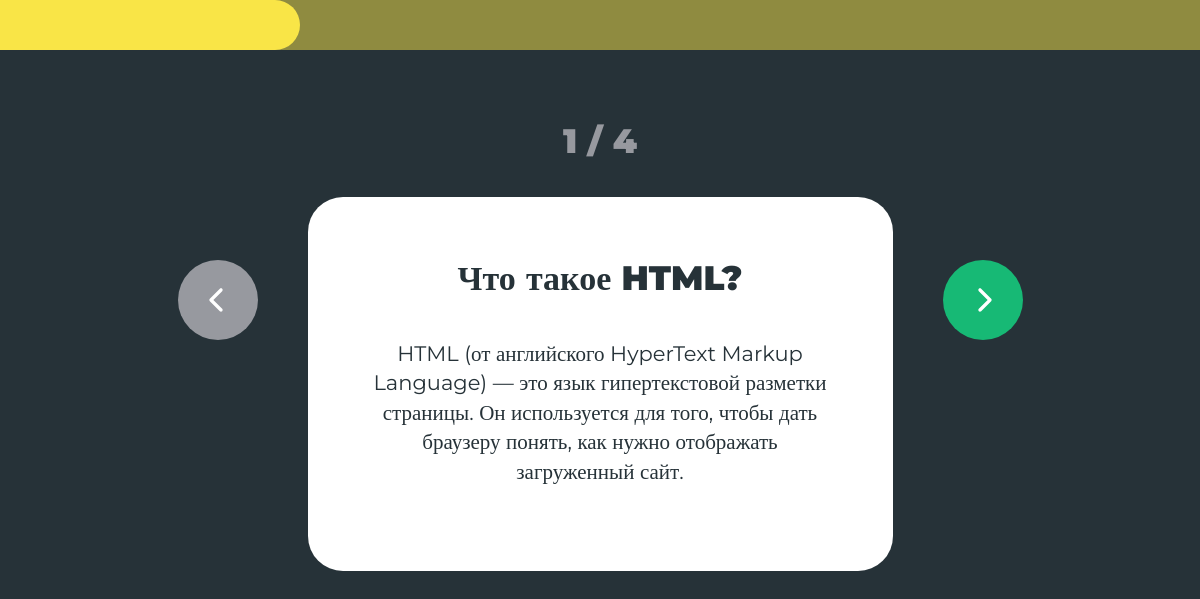
/courses/card/2, run on the app's committed database.
### courses/models.py (models this page shows, shortened)
class Card(models.Model):
    course = models.ForeignKey('Course', on_delete=models.SET_NULL, null=True)
    title = models.CharField(max_length=100, help_text="Введите заголовок карточки",verbose_name="Заголовок")
    text = models.TextField(max_length=1000, help_text="Введите контент карточки", verbose_name="Контент карточки")
    queue = models.IntegerField(help_text="Введите место в очереди", verbose_name="Место в очереди")
    class Meta:
        ordering = ["queue"]

### courses/views.py (the view)
# urls.py: url(r'^card/(?P<pk>\d+)$', views.CardListView.as_view(), name='cards'),
class CardListView(generic.ListView):
    model = Card
    def get_queryset(self):
        id = self.kwargs.get('pk')
        return Card.objects.filter(course=id)

### courses/templates/courses/card_list.html (shortened to what this page needs)
{% extends "head.html" %}
{% block content %}
    <section class="section section__cards__wrap">
        <div class="container">
            <div class="section__cards">
                <div class="progressbar">
                    <div class="progressing">
                    </div>
                </div>
                <h2 class="h1 grey progresstext">1 / 3</h2>
                <div class="cards__main">
                    <button class="button__prev button__circle">
                    </button>
                    <div class="cards__wrap">
                        <div class="cards">
                            {% for card in card_list %}
                                <div class="card">
                                    <h1 class="h1 card__title">
                                        {{card.title}}
                                    </h1>
                                    <p class="text card__text">
                                        {{card.text}}
                                    </p>
                                </div>
                            {% endfor %}
                        </div>
                    </div>
                    <button class="button__next button__circle">
                    </button>
                </div>
            </div>
        </div>
    </section>
{% endblock %}

### courses/static/css/style.css (style rules this page uses)
body { margin: 0; box-sizing: border-box; --grey: #97999F; --asphalt: #455A64; --darkgrey: #263238; --yellow: #F9E547; --green: #17B975; color: var(--darkgrey); font-family: 'Montserrat'; font-size: 21px; display: flex; flex-direction: column; align-items: center; }
.container { width: 1200px; }
h1, h2, h3, h4, h5, h6, p, ul { margin: 0; padding: 0; }
.h1 { font-size: 34px; font-weight: 900; }
.section { width: 100%; }
.text { margin-bottom: 25px; font-size: 21px; line-height: 140%; }
.button__circle { width: 80px; height: 80px; background-color: var(--green); border-radius: 40px; outline: none; display: flex; justify-content: center; align-items: center; cursor: pointer; border: 0; transition: 0.3s ease; }
.prev__icon { margin-left: -3px; }
.next__icon { margin-left: 4px; transition: 0.3s ease; }
.button__circle-disabled { background-color: var(--grey); cursor: default; }
.button__next, .button__prev { position: fixed; top: 260px; }
.button__prev { transform: translateX(-130px); }
.button__next { transform: translateX(635px); }
.progressbar { position: fixed; top: 0; z-index: 5; width: 100%; height: 50px; left: 0; background-color: #8F8B40; }
.section__cards { display: flex; align-items: center; flex-direction: column; }
.grey { color: var(--grey); }
.progresstext { margin-bottom: 35px; }
.section { display: flex; justify-content: center; }
.section__cards__wrap { background-color: var(--darkgrey); min-height: 100vh; padding-bottom: 100px; height: 100%; display: flex; justify-content: center; padding-top: 85px; margin-top: -85px; }
.progressing { border-radius: 0 25px 25px 0; background-color: var(--yellow); height: 100%; width: 300px; transition: 0.3s ease; }
.cards__main { display: flex; position: relative; }
.cards { display: flex; gap: 100px; align-items: stretch; transition: 0.3s ease; }
.cards__wrap { overflow: hidden; width: 585px; }
.card { border-radius: 35px; padding: 60px; min-width: 585px; height: fit-content; box-sizing: border-box; background-color: white; color: var(--darkgrey); }
.card__title { text-align: center; margin-bottom: 40px; }
.card__text { text-align: center; }

### data on the page
Card: title "Что такое HTML?", text "HTML (от английского HyperText Markup Language) — это язык гипертекстовой разметки страницы. Он используется для того, чтобы дать браузеру понять, как нужно отображать загруженный сайт."
